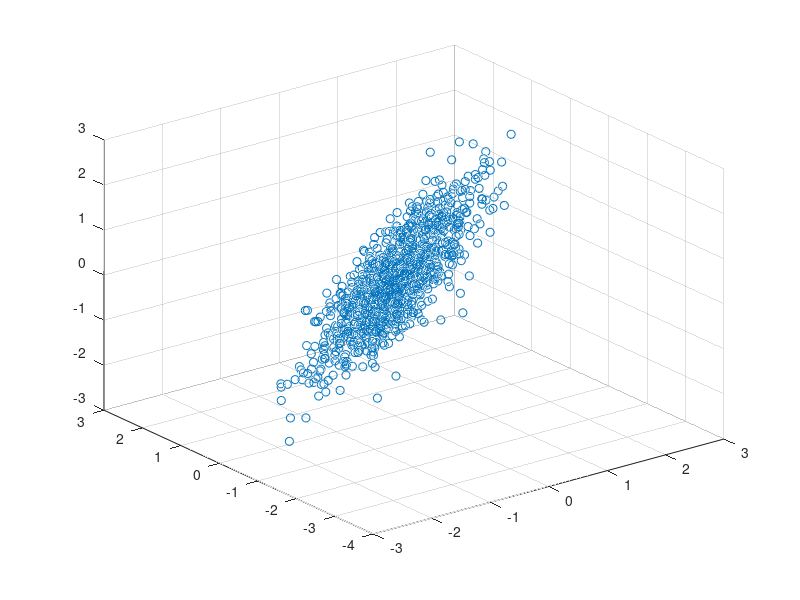
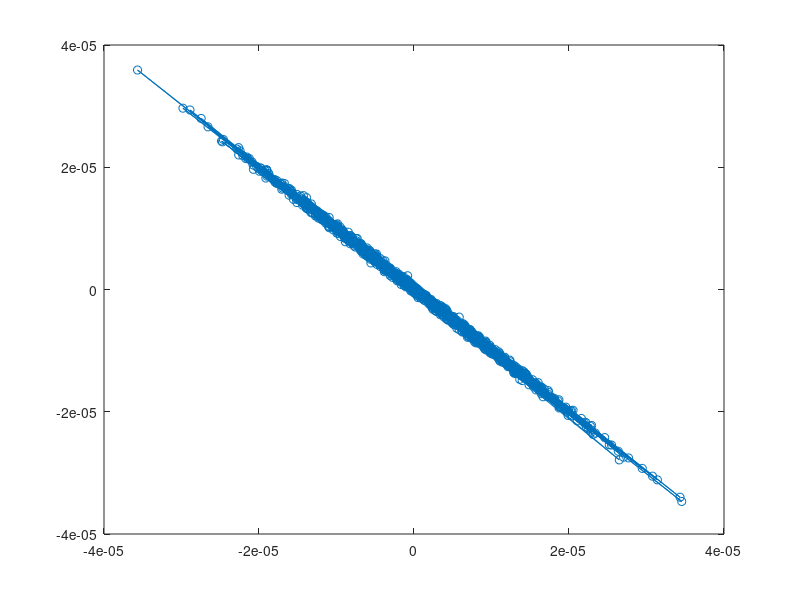

Here is the MATLAB script that generated these plots, in order:
%

plane = orth(rand(3,2));
plane_normal = null(plane')

m = 1000;
X = randn(m,2) * plane';
merr = 1e-5;
Xerr = merr * randn(m, 3);
X = X + Xerr;

figure(33);
scatter3(X(:,1),X(:,2),X(:,3));

[U, S, V] = svd(X, 'econ');

v_last = V(:,end)

e1 = Xerr*plane_normal;
e2 = U(:,end)*S(end,end);

% std(e1)/merr ~ 1
% std(e2)/merr ~ 1
% S(end,end)/sqrt(m) / merr ~ 1

S(end,end)/sqrt(m) / merr

figure(3525)
plot(e1, e2, '-o')
